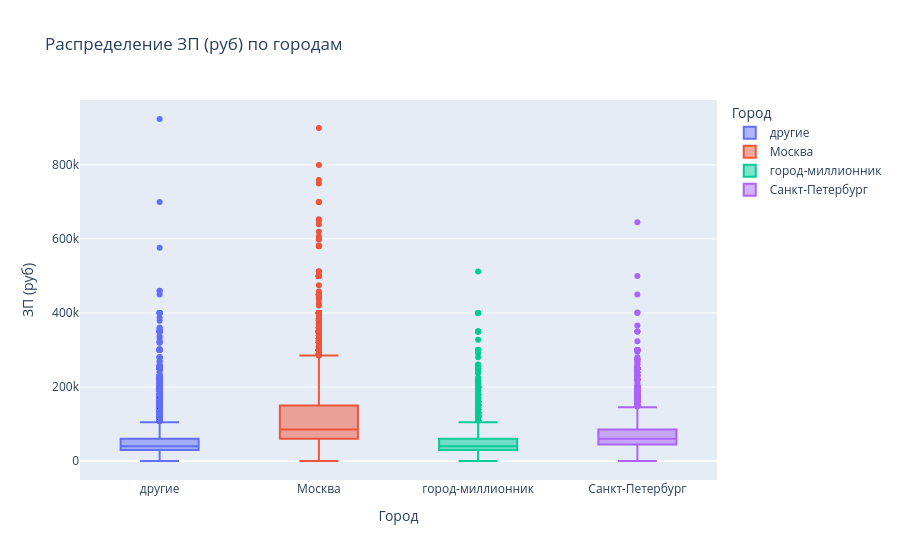

Here is the notebook cell this chart was saved with:
### Markdown cell above
5. Постройте диаграмму, которая показывает распределение желаемой заработной платы (**"ЗП (руб)"**) в зависимости от города (**"Город"**). Используйте для диаграммы данные о резюме, где желая заработная плата меньше 1 млн рублей.
*Сделайте выводы по полученной диаграмме: как соотносятся медианные уровни желаемой заработной платы и их размах в городах? Как вы считаете, важен ли признак города при прогнозировании заработной платы?*

### Code cell
city_salary = hh_data[mask]

fig = px.box(
    city_salary,
    x='Город',
    y='ЗП (руб)',
    color='Город',
    title='Распределение ЗП (руб) по городам'
)
fig.show()

### Figure 1 — Plotly figure (JSON) as saved in the notebook; plotly's stock layout.template omitted (floating-point values rounded to 4 significant figures; data arrays with more than 128 entries replaced by an {"elided": "..."} marker saying what was removed)
{"data": [{"alignmentgroup": "True", "hovertemplate": "Город=%{x}<br>ЗП (руб)=%{y}<extra></extra>", "legendgroup": "другие", "marker": {"color": "#636efa"}, "name": "другие", "notched": false, "offsetgroup": "другие", "orientation": "v", "showlegend": true, "type": "box", "x": {"elided": "15852 str values"}, "x0": " ", "xaxis": "x", "y": {"elided": "15852 float values"}, "y0": " ", "yaxis": "y"}, {"alignmentgroup": "True", "hovertemplate": "Город=%{x}<br>ЗП (руб)=%{y}<extra></extra>", "legendgroup": "Москва", "marker": {"color": "#EF553B"}, "name": "Москва", "notched": false, "offsetgroup": "Москва", "orientation": "v", "showlegend": true, "type": "box", "x": {"elided": "16617 str values"}, "x0": " ", "xaxis": "x", "y": {"elided": "16617 float values"}, "y0": " ", "yaxis": "y"}, {"alignmentgroup": "True", "hovertemplate": "Город=%{x}<br>ЗП (руб)=%{y}<extra></extra>", "legendgroup": "город-миллионник", "marker": {"color": "#00cc96"}, "name": "город-миллионник", "notched": false, "offsetgroup": "город-миллионник", "orientation": "v", "showlegend": true, "type": "box", "x": {"elided": "7332 str values"}, "x0": " ", "xaxis": "x", "y": {"elided": "7332 float values"}, "y0": " ", "yaxis": "y"}, {"alignmentgroup": "True", "hovertemplate": "Город=%{x}<br>ЗП (руб)=%{y}<extra></extra>", "legendgroup": "Санкт-Петербург", "marker": {"color": "#ab63fa"}, "name": "Санкт-Петербург", "notched": false, "offsetgroup": "Санкт-Петербург", "orientation": "v", "showlegend": true, "type": "box", "x": {"elided": "4937 str values"}, "x0": " ", "xaxis": "x", "y": {"elided": "4937 float values"}, "y0": " ", "yaxis": "y"}], "layout": {"boxmode": "overlay", "legend": {"title": {"text": "Город"}, "tracegroupgap": 0}, "title": {"text": "Распределение ЗП (руб) по городам"}, "xaxis": {"anchor": "y", "categoryarray": ["другие", "Москва", "город-миллионник", "Санкт-Петербург"], "categoryorder": "array", "domain": [0, 1], "title": {"text": "Город"}}, "yaxis": {"anchor": "x", "domain": [0, 1], "title": {"text": "ЗП (руб)"}}}}
